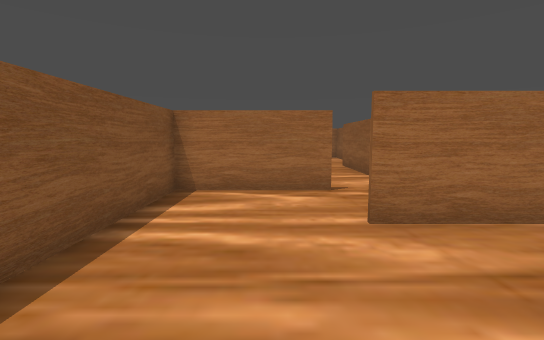
view 1 (above)

16 first-person views from a walk through a Unity game level. The camera is 1.3 m above the floor, tilts 6° down and sees 85° across. The floor is counted in squares, 1 m on a side. Each view is taken from the middle of a square. On the plan, view 1 faces up. The plan holds only what a view shows up to about 14 squares ahead; the rest is blank. The place goes on beyond the plan.

view 2
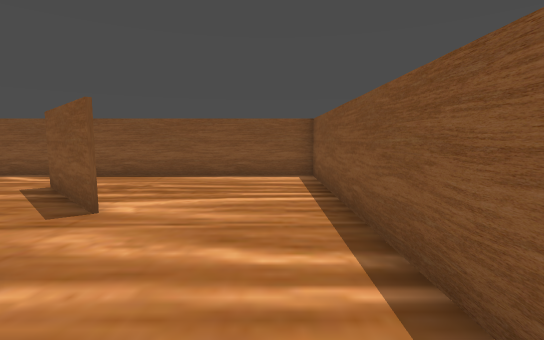

view 3
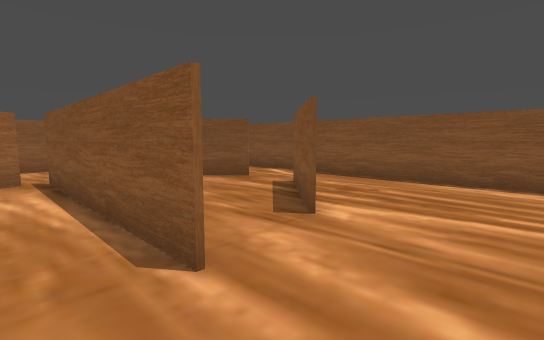

view 4
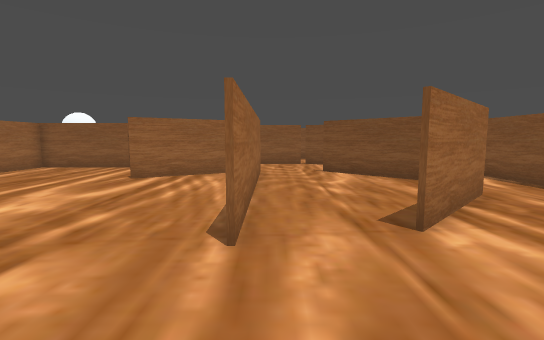

view 5
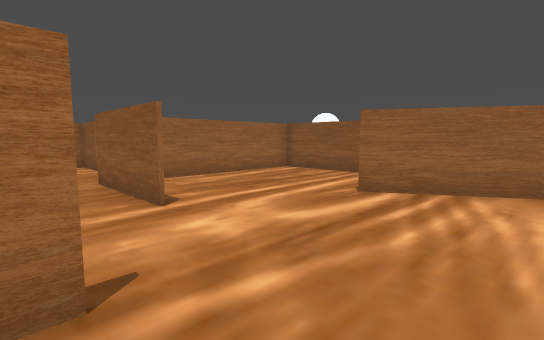

view 6
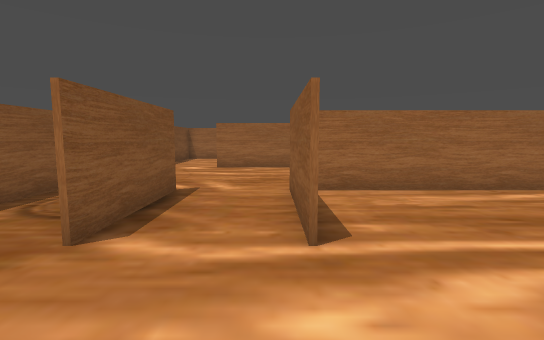

view 7
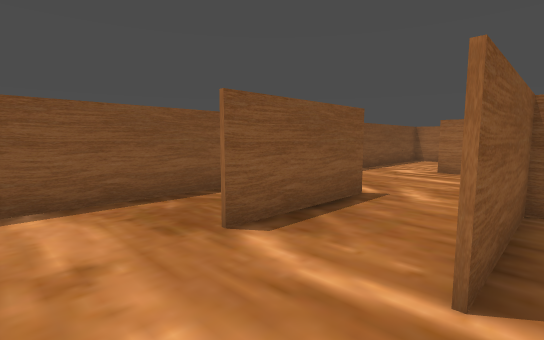

view 8
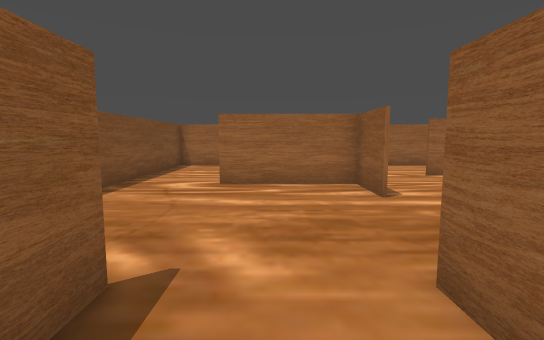

view 9
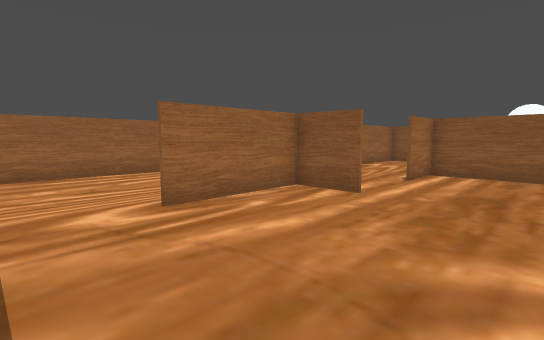

view 10
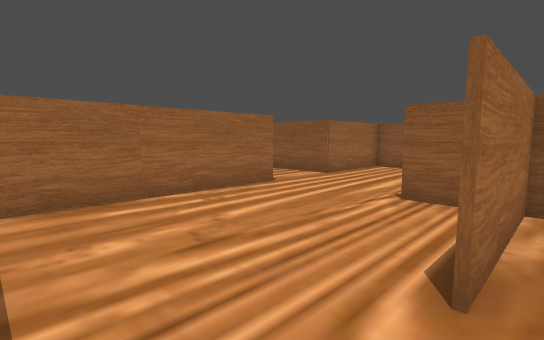

view 11
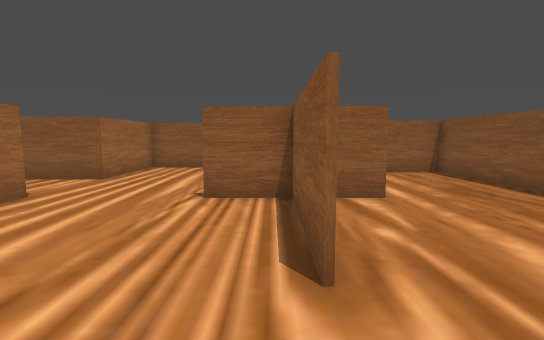

view 12
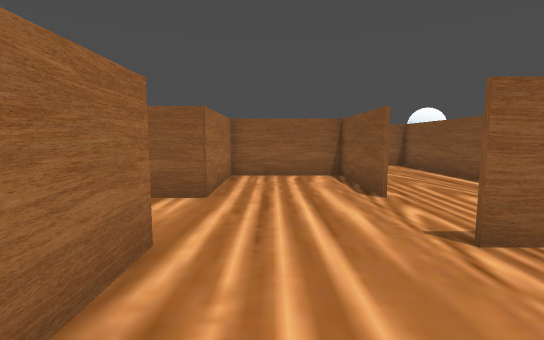

view 13
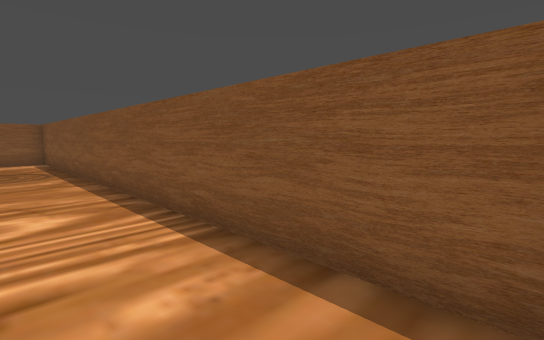

view 14
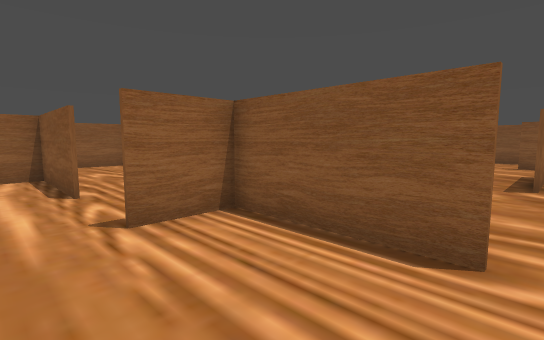

view 15
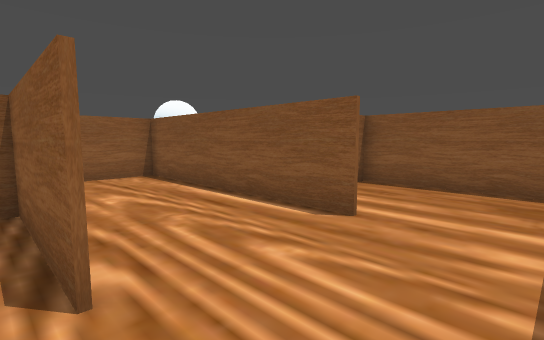

view 16
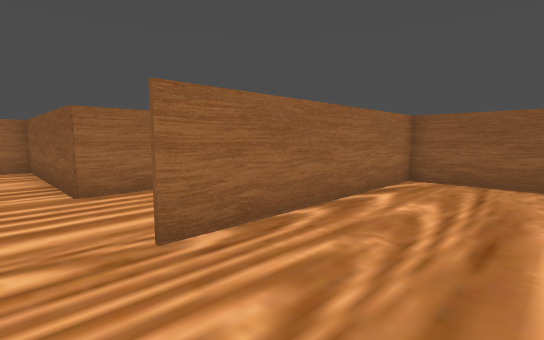

### Floor plan
Ten units are one square. View 1 is at (0, 0); x grows to the right and y downward. Boxes are objects, and circles mark ways between rooms. Rooms are numbered by the first view taken in them; rooms with no view inside come last. Other rooms are left out.
<svg viewBox="-30 -280 190 320">
<path fill="none" stroke="#000" d="M49 10 20 -19M45 -44 15 -44M16 -74 -25 -74 -25 35 95 35M115 -104 115 -144 36 -144 36 -105M97 -51 76 -87M14 -45 95 -45M45 -184 45 -225M45 -204 5 -204M4 -205 45 -205M74 -185 155 -185 155 -224 75 -224M49 -145 95 -145 95 -185 75 -185M6 -146 6 -105M74 -225 115 -225 115 -264 75 -264 75 -275M5 -130 5 -145M45 -264 -17 -264M35 -104 35 -145M-25 -261 -25 -82M9 -76 15 -76M-15 -76 -8 -76M95 -44 45 -44M21 -20 50 9M70 9 99 -19"/>
<circle cx="20" cy="-65" r="3" fill="#2a7"/>
<circle cx="45" cy="-35" r="3" fill="#2a7"/>
<circle cx="60" cy="0" r="3" fill="#2a7"/>
<circle cx="20" cy="-90" r="3" fill="#2a7"/>
<text x="30" y="0">1</text>
<text x="70" y="-100">2</text>
<text x="30" y="-190">3</text>
<text x="60" y="-30">4</text>
</svg>
Room 1 opens to room 2. Room 1 opens to room 4. Room 2 opens to room 3.

Where each view was taken, in squares from view 1:
view 1: 0 up, 0 right, facing up
view 2: 7 up, 1 left, facing down
view 3: 6 up, 1 left, facing down-right
view 4: 4 up, 2 left, facing right
view 5: 5 up, 1 right, facing up-right
view 6: 7 up, 3 right, facing up
view 7: 8 up, 4 right, facing up-left
view 8: 12 up, 2 right, facing up
view 9: 15 up, 2 left, facing up-right
view 10: 20 up, 2 left, facing up-right
view 11: 21 up, 2 left, facing right
view 12: 25 up, 1 right, facing right
view 13: 26 up, 0 right, facing down-left
view 14: 24 up, 0 right, facing down-right
view 15: 23 up, 5 right, facing down-right
view 16: 19 up, 6 right, facing up-right
